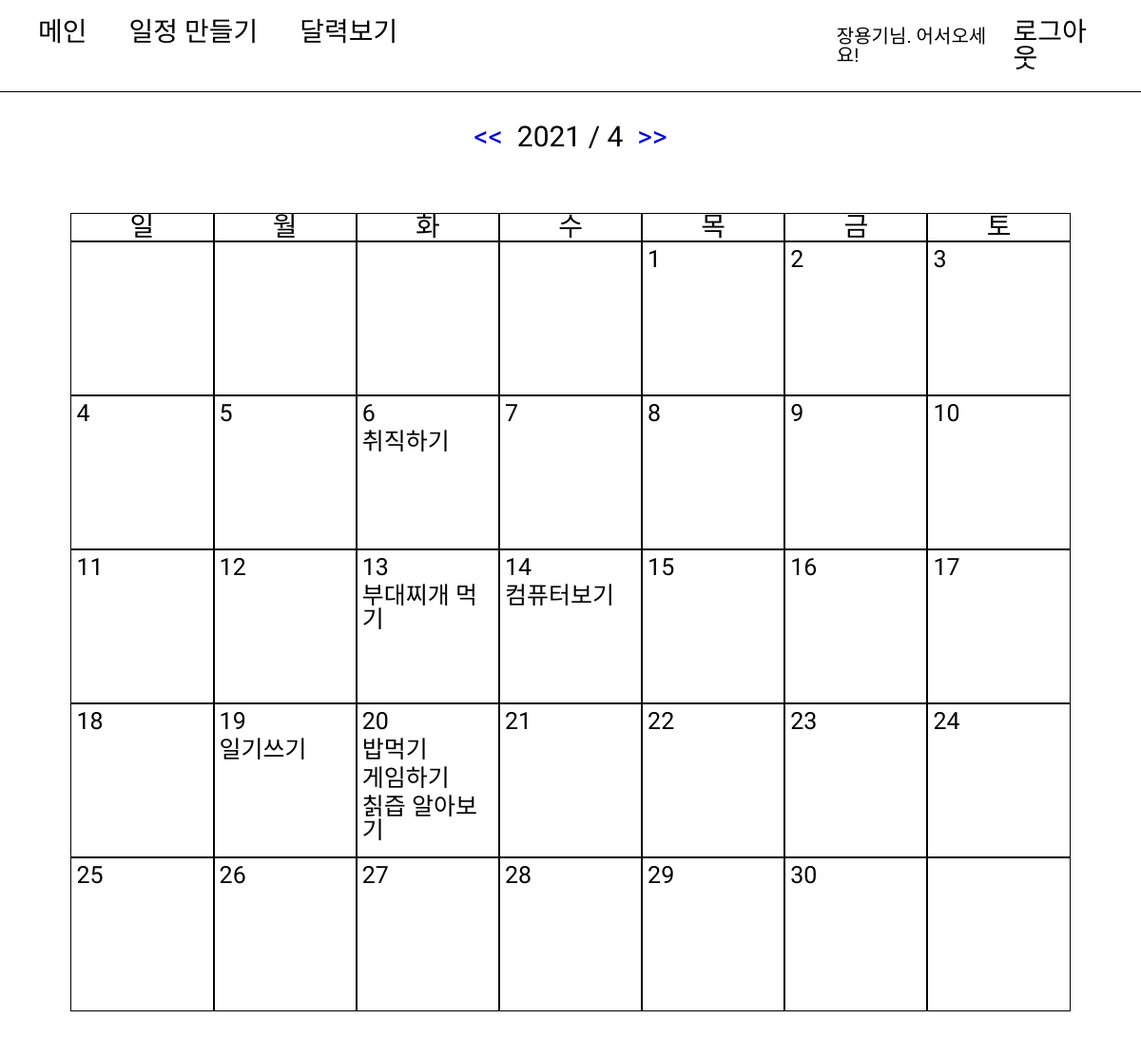
The app's page /main/2021/04/ (signed in) with its own data.
### accounts/models.py (models this page shows)
class User(AbstractUser):
    age = models.IntegerField(null=True)

### diary/models.py (models this page shows)
class todoModel(models.Model):
    SUCCESS = 'S'
    FAIL = 'F'
    STATUS_CHOICE = [
        (SUCCESS, '성공'),
        (FAIL, '실패')
    ]
    status = models.CharField(max_length=10, choices=STATUS_CHOICE, default=FAIL)
    user = models.ForeignKey(
        'accounts.User', related_name='todo', on_delete=models.CASCADE
        )
    todo = models.CharField(max_length=200)
    start_date = models.DateField()
    end_date = models.DateField()
    created_at = models.DateTimeField(auto_now_add=True)
    class Meta:
        ordering = ['end_date']

### diary/views.py (the view)
# urls.py: path("<int:year>/<int:month>/", views.Detailcalendar, name="Detailcalendar"),
@login_required
def Detailcalendar(request, year, month):
    today = str(date.today())
    cal = today.split("-")
    today_year, today_month, today_day = cal[0], cal[1], cal[2]
    month_days = calendar.monthcalendar(int(year), int(month))
    todo_list = todoModel.objects.filter(user=request.user)
    days = [0,]
    for week_days in month_days:
        for week_day in week_days:
            days.append(week_day)
    days.pop()
    return render(request, "diary/calendar.html", {'days':days,
            'year':year, 'month':month,'today_year':today_year,
            'today_month':today_month, 'today_day':today_day, 'todo_list':todo_list})

### templates/diary/calendar.html
{% extends "Layout.html" %}
{% block contents %}
<div class="header">
    <div class="header-nav">
        <a href="{% url 'diary:main' %}">메인</a>
        <a href="{% url 'diary:todo' %}">일정 만들기</a>
        <a href="{% url 'diary:Detailcalendar' year month %}">달력보기</a>
    </div>
    <div class="header-user">
        <p>{{request.user.first_name}}님. 어서오세요!</p>
        <a href="{% url 'accounts:logout' %}">로그아웃</a>
    </div>
</div>
<div class="calendar">
    <div class="calendar_detail">
            <div class="calendar-title">
                {% if month|add:'0' > 1 %}
                <a href="{% url 'diary:Detailcalendar' year month|add:'-1' %}"><<</a>
                {% else %}
                <a href="{% url 'diary:Detailcalendar' year|add:'-1' 12 %}"><<</a>
                {% endif %}
            <div style="margin: 0 15px;"> {{year}} / {{month}} </div>
                {% if month|add:'0' < 12 %}
                <a href="{% url 'diary:Detailcalendar' year month|add:'1' %}">>></a>
                {% else %}
                <a href="{% url 'diary:Detailcalendar' year|add:'1' 1 %}">>></a>
                {% endif %}
            </div>
        <div class="calendar-content">
            <div class="days">일</div>
            <div class="days">월</div>
            <div class="days">화</div>
            <div class="days">수</div>
            <div class="days">목</div>
            <div class="days">금</div>
            <div class="days">토</div>
        {% for day in days %}
            {% if day != 0 %}
                <div class="days_day">
                    <p>{{day}}</p>
                    {% for list in todo_list %}
                        {% if year|add:'0' == list.start_date|date:'Y'|add:'0' %}
                            {% if month|add:'0' == list.start_date|date:'m'|add:'0' %}
                                {% if day|add:'0' == list.start_date|date:'d'|add:'0' %}
                                    <p>{{list.todo}}</p>
                                {% endif %}
                            {% endif %}
                        {% endif %}
                    {% endfor %}
                </div>
            {% else %}
                <div class="days_day"></div>
            {% endif %}
        {% endfor %}
        </div>
    </div>
</div>
{% endblock %}

### static/css/Layout.css (style rules this page uses)
html, body, div, span, applet, object, iframe, h1, h2, h3, h4, h5, h6, p, blockquote, pre, a, abbr, acronym, address, big, cite, code, del, dfn, em, img, ins, kbd, q, s, samp, small, strike, strong, sub, sup, tt, var, b, u, i, center, dl, dt, dd, ol, ul, li, fieldset, form, label, legend, table, caption, tbody, tfoot, thead, tr, th, td, article, aside, canvas, details, embed, figure, figcaption, footer, hgroup, menu, nav, output, ruby, section, summary, time, mark, audio, video { margin: 0; padding: 0; border: 0; font-size: 100%; font: inherit; vertical-align: baseline; font-family: 'Nanum Pen Script', cursive; }
body { line-height: 1; }
.header { display: flex; padding: 20px; border-bottom: 1px solid black; }
.header-nav { width: 80%; }
.header a { text-decoration: none; color: black; margin: 0 20px 0 20px; font-size: 28px; }
.header-user { display: flex; align-items: center; }
.header-user p { font-size: 20px; }

### static/css/diary/calendar.css (style rules this page uses)
.calendar { display: flex; justify-content: center; }
.calendar_detail { width: 90%; display: flex; flex-direction: column; align-items: center; justify-content: center; }
.calendar-title { display: flex; width: 98%; justify-content: center; margin: 3%; font-size: 30px; }
.calendar-title a { text-decoration: none; }
.calendar-content { display: flex; flex-wrap: wrap; justify-content: center; width: 98%; margin: 3%; font-size: 20px; }
.days { width: 14%; height: 28px; text-align: center; border: 1px solid black; font-size: 28px; }
.days_day { width: 14%; height: 160px; border: 1px solid black; font-size: 25px; }
.days_day p { margin: 5px; }

### records on screen
User: user.first_name "장용기"
todoModel: todo "취직하기"
todoModel: todo "부대찌개 먹기"
todoModel: todo "컴퓨터보기"
todoModel: todo "일기쓰기"
todoModel: todo "밥먹기"
todoModel: todo "게임하기"
todoModel: todo "칡즙 알아보기"

### other values on screen
{{ year }} "2021"
{{ month }} "4"
{{ day }} "1" "2" "3" "4" "5" "6" "7" "8" "9" "10" "11" "12" "13" "14" "15" "16" "17" "18" "19" "20" "21" "22" "23" "24" "25" "26" "27" "28" "29" "30"
